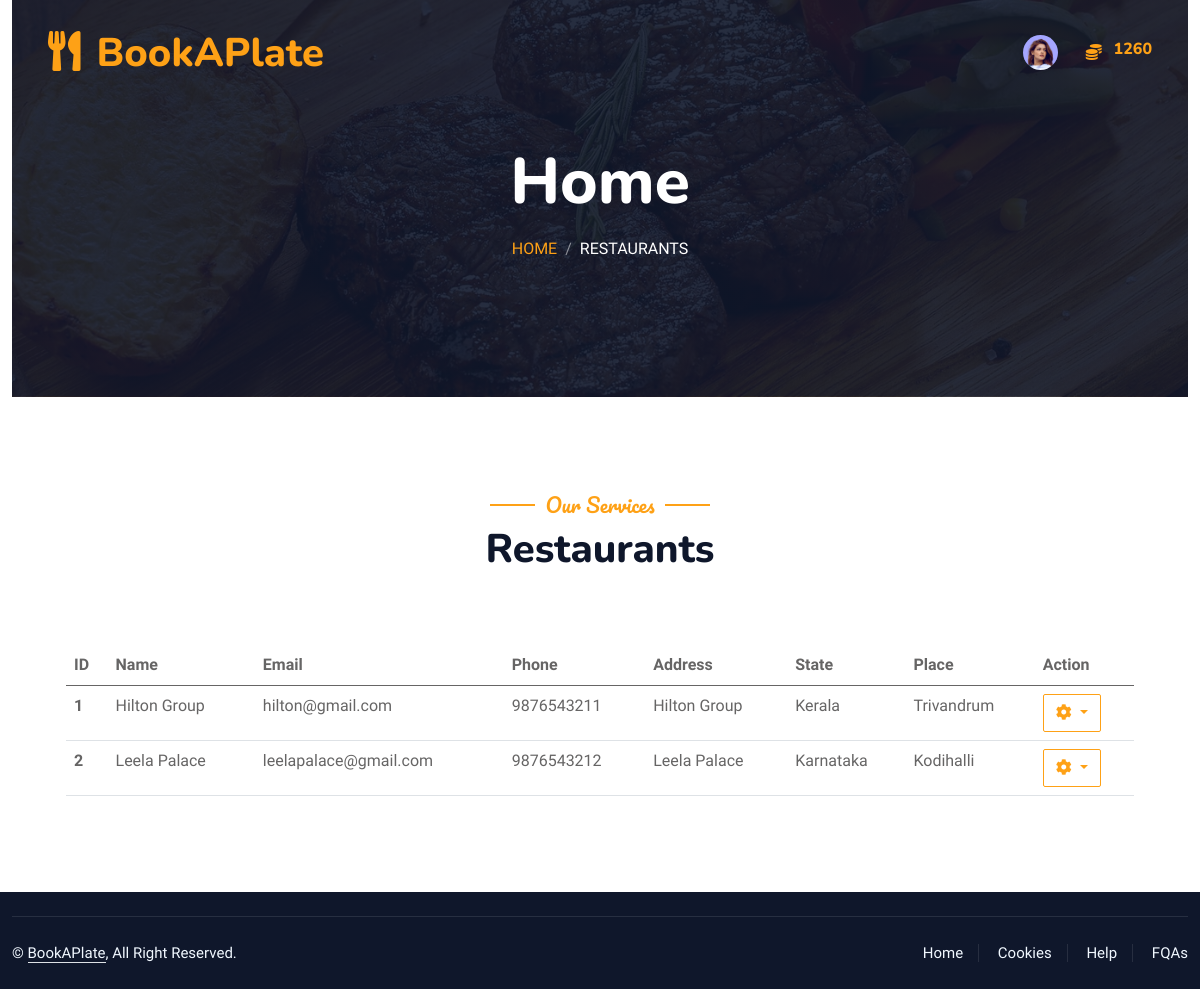
Page /customer_user/restaurants/ (signed in) on the earlier database version.
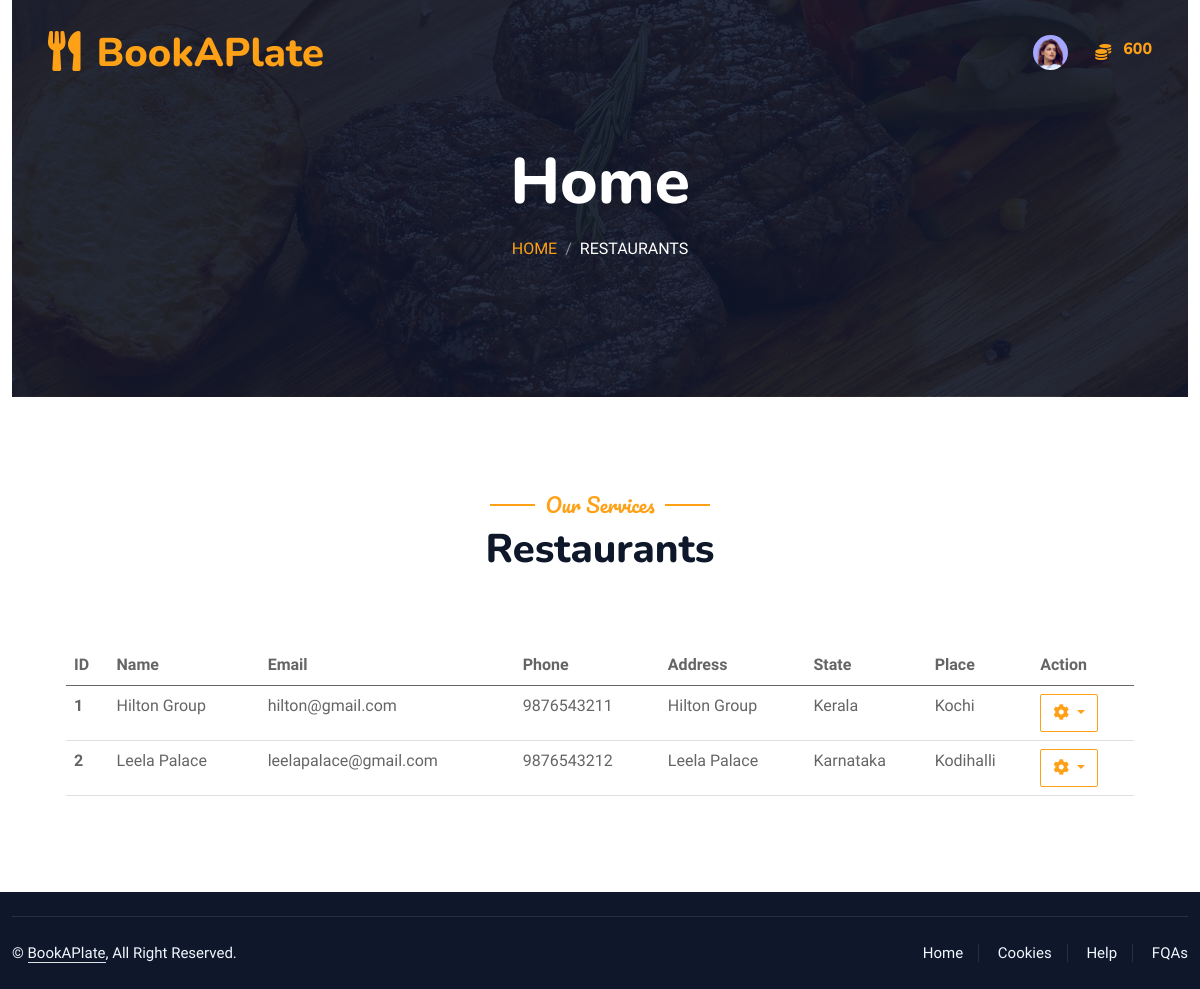
Same page on the later database version.
### admin_workbench/models.py (models this page shows)
class Coins(models.Model):
    coin_id = models.AutoField(primary_key=True)
    coin_quantity = models.IntegerField(default= 2000)
    user = models.ForeignKey(Customer,on_delete=models.CASCADE)

class Restaurant(models.Model):
    restaurant_id = models.AutoField(primary_key=True)
    phone = models.CharField(max_length=13, unique=True)
    address = models.CharField(max_length=100)
    place = models.CharField(max_length=100)
    STATES_CHOICES = [
    ('','Select State'),
    ('Andhra Pradesh', 'Andhra Pradesh'),
    ('Arunachal Pradesh', 'Arunachal Pradesh'),
    ('Assam', 'Assam'),
    ('Bihar', 'Bihar'),
    ('Chhattisgarh', 'Chhattisgarh'),
    ('Goa', 'Goa'),
    ('Gujarat', 'Gujarat'),
    ('Haryana', 'Haryana'),
    ('Himachal Pradesh', 'Himachal Pradesh'),
    ('Jharkhand', 'Jharkhand'),
    ('Karnataka', 'Karnataka'),
    ('Kerala', 'Kerala'),
    ('Madhya Pradesh', 'Madhya Pradesh'),
    ('Maharashtra', 'Maharashtra'),
    ('Manipur', 'Manipur'),
    ('Meghalaya', 'Meghalaya'),
    ('Mizoram', 'Mizoram'),
    ('Nagaland', 'Nagaland'),
    ('Odisha', 'Odisha'),
    ('Punjab', 'Punjab'),
    ('Rajasthan', 'Rajasthan'),
    ('Sikkim', 'Sikkim'),
    ('Tamil Nadu', 'Tamil Nadu'),
    ('Telangana', 'Telangana'),
    ('Tripura', 'Tripura'),
    ('Uttar Pradesh', 'Uttar Pradesh'),
    ('Uttarakhand', 'Uttarakhand'),
    ('West Bengal', 'West Bengal')
]
    state = models.CharField(max_length=100, choices=STATES_CHOICES, default='Kerala')
    status = models.CharField(max_length=10, default='Inactive')
    profile_photo = models.ImageField(upload_to='restaurant_profile/', null=True)
    pancard = models.ImageField(upload_to='business_pan/', null=True)
    description = models.TextField()
    fssai_registration_number = models.DecimalField(max_digits=14, unique=True, decimal_places=0)
    license_number = models.CharField(max_length=100, unique=True)
    user = models.OneToOneField(User, on_delete=models.CASCADE)

### customer/views.py (the view)
# urls.py: path('restaurants/',RestaurantListView,name='restaurants'),
@login_required
def RestaurantListView(request):
    logged_user, customer, coins = get_customer_and_coins(request)
    restaurants = Restaurant.objects.filter(status='Active')
    context = {
        'logged_user': logged_user,
        'customer': customer,
        'restaurants': restaurants,
        'coins': coins,
    }
    return render(request, 'customer/restaurants.html', context)

### customer/views.py (called while the page is built)
@login_required
def get_customer_and_coins(request):
    logged_user = request.user
    customer = get_object_or_404(Customer, user=logged_user)
    coins = get_object_or_404(Coins, user=customer)
    return logged_user, customer, coins

### customer/templates/customer/restaurants.html (shortened to what this page needs)
{% extends 'customer/base.html'%} {% load static %}  {% block content %}
<div class="container-xxl position-relative p-0">
  <div class="container-xxl py-5 bg-dark hero-header mb-5">
    <div class="container text-center my-5 pt-5 pb-4">
      <h1 class="display-3 text-white mb-3 animated slideInDown">Home</h1>
      <nav aria-label="breadcrumb">
        <ol class="breadcrumb justify-content-center text-uppercase">
          <li class="breadcrumb-item"><a href="#">Home</a></li>
          <li class="breadcrumb-item text-white active" aria-current="page">
            Restaurants
          </li>
        </ol>
      </nav>
    </div>
  </div>
</div>
<div class="container-xxl py-5">
  <div class="container">
    <div class="text-center wow fadeInUp" data-wow-delay="0.1s">
      <h5 class="section-title ff-secondary text-center text-primary fw-normal">
        Our Services
      </h5>
      <h1 class="mb-5">Restaurants</h1>
    </div>
    <div class="row g-4">
      <div class="col-lg-12 col-sm-12 wow fadeInUp" data-wow-delay="0.1s">
        <div class="p-4">
          <div class="table-responsive-sm">
            <table class="table">
              <thead>
                <tr>
                  <th scope="col">ID</th>
                  <th scope="col">Name</th>
                  <th scope="col">Email</th>
                  <th scope="col">Phone</th>
                  <th scope="col">Address</th>
                  <th scope="col">State</th>
                  <th scope="col">Place</th>
                  <th scope="col">Action</th>
                </tr>
              </thead>
              <tbody>
                {% if restaurants %} {% for restaurant in restaurants %}
                <tr>
                  <th scope="row">{{ restaurant.restaurant_id }}</th>
                  <td>
                    {{restaurant.user.first_name}}&nbsp;{{restaurant.user.last_name}}
                  </td>
                  <td>{{restaurant.user.email}}</td>
                  <td>{{restaurant.phone}}</td>
                  <td>{{restaurant.address}}</td>
                  <td>{{restaurant.state}}</td>
                  <td>{{restaurant.place}}</td>
                  <td>
                    <div class="btn-group">
                      <button
                        type="button"
                        class="btn btn-outline-primary dropdown-toggle"
                        data-bs-toggle="dropdown"
                        aria-expanded="false"
                      >
                        <i class="fa fa-cog"></i>
                      </button>
                    </div>
                  </td>
                </tr>
                {% endfor %} {% else %}
                <tr>
                  <th scope="row" colspan="8" class="text-center">
                    <p>No records to display</p>
                  </th>
                </tr>
                {% endif %}
              </tbody>
            </table>
          </div>
        </div>
      </div>
    </div>
  </div>
</div>
{% endblock %}

### customer/templates/customer/base.html (shortened to what this page needs)
{% load static %}
<!DOCTYPE html>
<html lang="en">
  <head>
    <link
      href="https://cdnjs.cloudflare.com/ajax/libs/font-awesome/5.10.0/css/all.min.css"
      rel="stylesheet"
    />
    <link
      href="https://cdn.jsdelivr.net/npm/bootstrap-icons@1.4.1/font/bootstrap-icons.css"
      rel="stylesheet"
    />
    <link
      href="{% static 'book_a_plate/lib/animate/animate.min.css' %}"
      rel="stylesheet"
    />
    <link
      href="{% static 'book_a_plate/lib/owlcarousel/assets/owl.carousel.min.css' %}"
      rel="stylesheet"
    />
    <link
      href="{% static 'book_a_plate/lib/tempusdominus/css/tempusdominus-bootstrap-4.min.css' %}"
      rel="stylesheet"
    />
    <link
      href="{% static 'book_a_plate/css/bootstrap.min.css' %}"
      rel="stylesheet"
    />
    <link href="{% static 'book_a_plate/css/style.css' %}" rel="stylesheet" />
  </head>
  <body>
    <div class="container-xxl bg-white p-0">
      <div class="container-xxl position-relative p-0">
        <nav
          class="navbar navbar-expand-lg navbar-dark bg-dark px-4 px-lg-5 py-3 py-lg-0"
        >
          <a href="#" class="navbar-brand p-0">
            <h1 class="text-primary m-0">
              <i class="fa fa-utensils me-3"></i>BookAPlate
            </h1>
          </a>
          <div
            class="collapse navbar-collapse justify-content-end px-0"
            id="navbarNav"
          >
            <ul
              class="navbar-nav flex-row ms-auto align-items-center justify-content-end"
            >
              <li class="nav-item dropdown">
                <a
                  class="nav-link nav-icon-hover"
                  href="javascript:void(0)"
                  id="drop2"
                  data-bs-toggle="dropdown"
                  aria-expanded="false"
                >
                  {% if logged_user.is_authenticated and customer.profile_photo.url %}
                  <img
                    src="{{customer.profile_photo.url}}"
                    alt=""
                    width="35"
                    height="35"
                    class="rounded-circle"
                  />
                  {% else %}
                  <i class="fa fa-list"></i>
                  {% endif %}
                </a>
              </li>
              <li class="nav-item">
                <span>&nbsp;&nbsp;&nbsp;&nbsp;&nbsp;&nbsp;</span>
                <label class="text-primary">
                  <i class="fa fa-coins"></i>
                </label>
                <span>&nbsp;&nbsp;</span>
              </li>
              <li class="nav-item">
                <label class="text-primary">
                  <h6 class="text-primary">{{coins.coin_quantity}}</h6>
                </label>
              </li>
            </ul>
          </div>
        </nav>
      </div>
      <div class="container-fluid">{% block content %} {% endblock %}</div>
      <div
        class="container-fluid bg-dark text-light footer pt-4 mt-2 wow fadeIn"
        data-wow-delay="0.1s"
      >
        <div class="copyright">
          <div class="row">
            <div class="col-md-6 text-center text-md-start mb-3 mb-md-0">
              &copy; <a class="border-bottom" href="#">BookAPlate</a>, All Right
              Reserved.
            </div>
            <div class="col-md-6 text-center text-md-end">
              <div class="footer-menu">
                <a href="#">Home</a>
                <a href="#">Cookies</a>
                <a href="#">Help</a>
                <a href="#">FQAs</a>
              </div>
            </div>
          </div>
        </div>
      </div>
    </div>
  </body>
</html>

Differences in the rows shown:
changed Coins: coin_quantity "1260" → "600"
changed Restaurant "Hilton Group": place "Trivandrum" → "Kochi"
